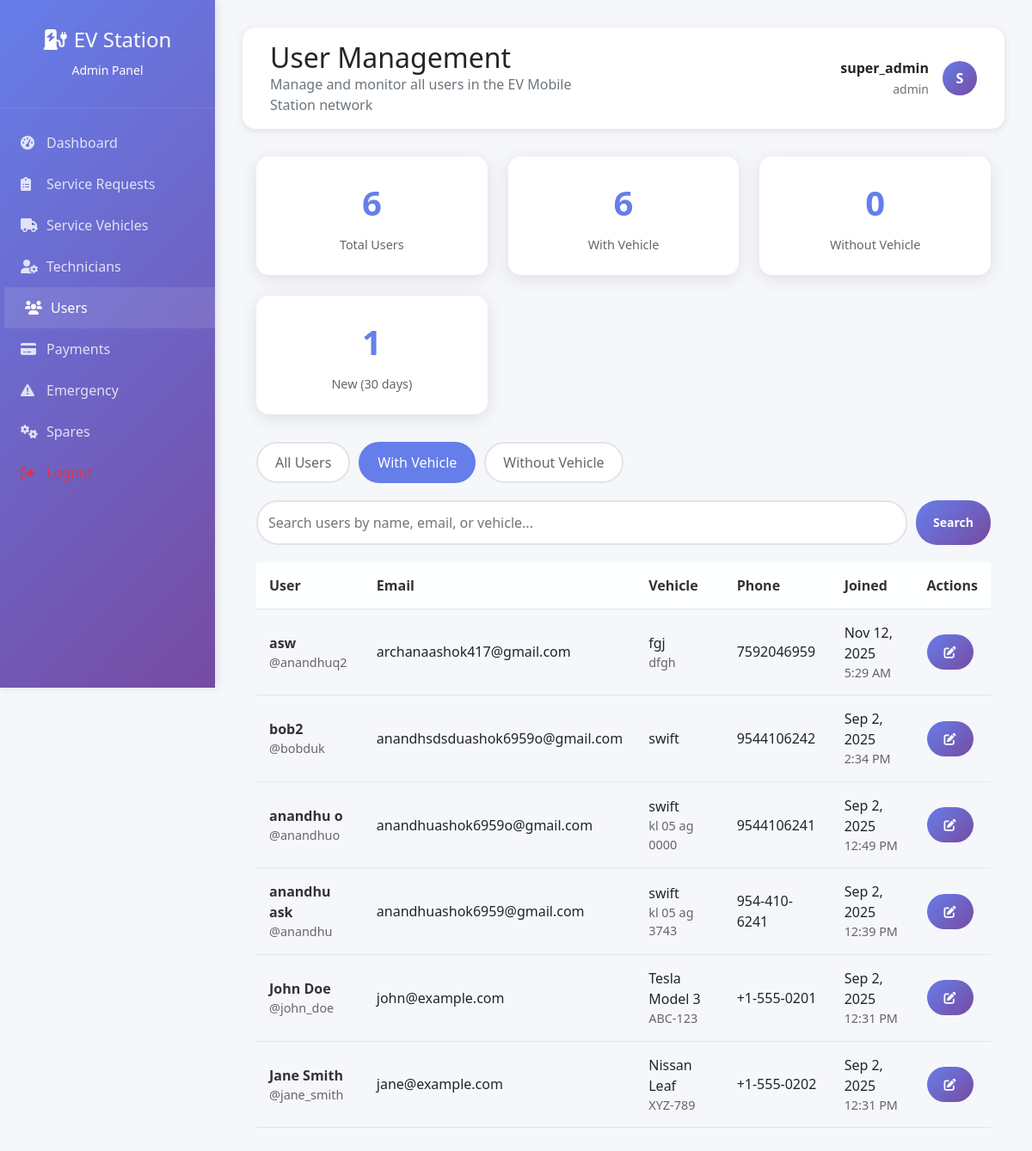
Page /admin/users.php?filter=with_vehicle (signed in) on the committed database.
### tables this page shows
CREATE TABLE `users` (
  `id` int(11) NOT NULL,
  `username` varchar(50) NOT NULL,
  `email` varchar(100) NOT NULL,
  `password` varchar(255) NOT NULL,
  `full_name` varchar(100) NOT NULL,
  `phone` varchar(20) DEFAULT NULL,
  `vehicle_model` varchar(100) DEFAULT NULL,
  `vehicle_plate` varchar(20) DEFAULT NULL,
  `created_at` timestamp NOT NULL DEFAULT current_timestamp(),
  `updated_at` timestamp NOT NULL DEFAULT current_timestamp() ON UPDATE current_timestamp()
);

### config/database.php (called while the page is built, shortened)
<?php
class Database {
    private $host = 'localhost';
    private $db_name = 'ev_mobile_station';
    private $username = 'root';
    private $password = '';
    private $conn;
    private static $instance = null;
    public static function getInstance() {
        if (self::$instance === null) {
            self::$instance = new self();
        }
        return self::$instance;
    }
    public function getConnection() {
        if ($this->conn === null) {
            try {
                $this->conn = new PDO(
                    "mysql:host=" . $this->host . ";dbname=" . $this->db_name . ";charset=utf8mb4",
                    $this->username,
                    $this->password,
                    array(
                        PDO::ATTR_ERRMODE => PDO::ERRMODE_EXCEPTION,
                        PDO::ATTR_DEFAULT_FETCH_MODE => PDO::FETCH_ASSOC,
                        PDO::MYSQL_ATTR_INIT_COMMAND => "SET NAMES utf8mb4",
                        PDO::ATTR_PERSISTENT => false,
                        PDO::ATTR_EMULATE_PREPARES => false
                    )
                );
            } catch(PDOException $exception) {
                error_log("Database connection error: " . $exception->getMessage());
                throw new Exception("Database connection failed: " . $exception->getMessage());
            }
        }
        return $this->conn;
    }
    public function executeQuery($sql, $params = []) {
        try {
            $conn = $this->getConnection();
            $stmt = $conn->prepare($sql);
            $stmt->execute($params);
            return $stmt;
        } catch (Exception $e) {
            error_log("Query execution error: " . $e->getMessage());
            throw new Exception("Query execution failed: " . $e->getMessage());
        }
    }
}
?>

### includes/functions.php (called while the page is built, shortened)
<?php
require_once __DIR__ . '/../config/database.php';
class UserManager {
    private $db;
    public function __construct() {
        $this->db = Database::getInstance();
    }
    public function getAllUsers() {
        try {
            $sql = "SELECT id, username, email, full_name, phone, vehicle_model, vehicle_plate, created_at FROM users ORDER BY created_at DESC";
            $stmt = $this->db->executeQuery($sql);
            return $stmt->fetchAll();
        } catch (Exception $e) {
            error_log("Get all users error: " . $e->getMessage());
            return [];
        }
    }
}
?>

### admin/users.php (the view, shortened to what this page needs)
<?php
require_once '../includes/functions.php';
$current_page = 'users';
$userManager = new UserManager();
$users = $userManager->getAllUsers();
$filter = $_GET['filter'] ?? 'all';
$search = $_GET['search'] ?? '';
$filtered_users = $users;
if ($filter === 'with_vehicle') {
    $filtered_users = array_filter($users, function($u) {
        return !empty($u['vehicle_model']);
    });
} elseif ($filter === 'without_vehicle') {
    $filtered_users = array_filter($users, function($u) {
        return empty($u['vehicle_model']);
    });
}
$total_users = count($users);
$users_with_vehicle = count(array_filter($users, function($u) { return !empty($u['vehicle_model']); }));
$users_without_vehicle = count(array_filter($users, function($u) { return empty($u['vehicle_model']); }));
$recent_users = count(array_filter($users, function($u) {
    return strtotime($u['created_at']) > strtotime('-30 days');
}));
?>
<!DOCTYPE html>
<html lang="en">
<head>
    <link href="https://cdn.jsdelivr.net/npm/bootstrap@5.1.3/dist/css/bootstrap.min.css" rel="stylesheet">
    <link rel="stylesheet" href="https://cdnjs.cloudflare.com/ajax/libs/font-awesome/6.0.0/css/all.min.css">
</head>
<body>
    <div class="sidebar">
        <div class="sidebar-header">
            <h4><i class="fas fa-charging-station me-2"></i>EV Station</h4>
            <small>Admin Panel</small>
        </div>
        <nav class="sidebar-nav">
            <a href="dashboard.php" class="nav-link">
                <i class="fas fa-tachometer-alt"></i>Dashboard
            </a>
            <a href="requests.php" class="nav-link">
                <i class="fas fa-clipboard-list"></i>Service Requests
            </a>
            <a href="vehicles.php" class="nav-link">
                <i class="fas fa-truck"></i>Service Vehicles
            </a>
            <a href="technicians.php" class="nav-link">
                <i class="fas fa-user-cog"></i>Technicians
            </a>
            <a href="users.php" class="nav-link <?php echo $current_page === 'users' ? 'active' : ''; ?>">
                <i class="fas fa-users"></i>Users
            </a>
            <a href="payments.php" class="nav-link">
                <i class="fas fa-credit-card"></i>Payments
            </a>
            <a href="emergency.php" class="nav-link">
                <i class="fas fa-exclamation-triangle"></i>Emergency
            </a>
            <a href="spares.php" class="nav-link"><i class="fas fa-cogs"></i>Spares</a>
            <a href="../logout.php" class="nav-link text-danger">
                <i class="fas fa-sign-out-alt"></i>Logout
            </a>
        </nav>
    </div>
    <div class="main-content">
        <div class="top-bar">
            <div class="row align-items-center">
                <div class="col-md-6">
                    <h2 class="mb-0">User Management</h2>
                    <p class="text-muted mb-0">Manage and monitor all users in the EV Mobile Station network</p>
                </div>
                <div class="col-md-6 text-end">
                    <div class="admin-info justify-content-end">
                        <div class="text-end">
                            <div class="fw-bold"><?php echo htmlspecialchars($_SESSION['admin_role'] ?? 'Admin'); ?></div>
                            <small class="text-muted"><?php echo htmlspecialchars($_SESSION['admin_username'] ?? ''); ?></small>
                        </div>
                        <div class="admin-avatar">
                            <?php echo strtoupper(substr($_SESSION['admin_full_name'] ?? 'A', 0, 1)); ?>
                        </div>
                    </div>
                </div>
            </div>
        </div>
        <div class="container">
            <div class="stats-grid">
                <div class="stat-card">
                    <div class="stat-number"><?php echo $total_users; ?></div>
                    <div class="stat-label">Total Users</div>
                </div>
                <div class="stat-card">
                    <div class="stat-number"><?php echo $users_with_vehicle; ?></div>
                    <div class="stat-label">With Vehicle</div>
                </div>
                <div class="stat-card">
                    <div class="stat-number"><?php echo $users_without_vehicle; ?></div>
                    <div class="stat-label">Without Vehicle</div>
                </div>
                <div class="stat-card">
                    <div class="stat-number"><?php echo $recent_users; ?></div>
                    <div class="stat-label">New (30 days)</div>
                </div>
            </div>
            <div class="filter-tabs">
                <a href="?filter=all" class="filter-tab <?php echo $filter === 'all' ? 'active' : ''; ?>">All Users</a>
                <a href="?filter=with_vehicle" class="filter-tab <?php echo $filter === 'with_vehicle' ? 'active' : ''; ?>">With Vehicle</a>
                <a href="?filter=without_vehicle" class="filter-tab <?php echo $filter === 'without_vehicle' ? 'active' : ''; ?>">Without Vehicle</a>
            </div>
            <div class="search-box">
                <form method="GET" style="display: flex; gap: 10px; width: 100%;">
                    <input type="text" name="search" class="search-input" placeholder="Search users by name, email, or vehicle..."
                           value="<?php echo htmlspecialchars($search); ?>">
                    <button type="submit" class="btn btn-primary">Search</button>
                </form>
            </div>
            <table class="users-table">
                <thead>
                    <tr>
                        <th>User</th>
                        <th>Email</th>
                        <th>Vehicle</th>
                        <th>Phone</th>
                        <th>Joined</th>
                        <th>Actions</th>
                    </tr>
                </thead>
                <tbody>
                    <?php foreach ($filtered_users as $user): ?>
                        <tr>
                            <td>
                                <div style="font-weight: 600; color: #333;"><?php echo htmlspecialchars($user['full_name']); ?></div>
                                <div style="font-size: 0.9rem; color: #666;">@<?php echo htmlspecialchars($user['username']); ?></div>
                            </td>
                            <td><?php echo htmlspecialchars($user['email']); ?></td>
                            <td>
                                <?php if (!empty($user['vehicle_model'])): ?>
                                    <div><?php echo htmlspecialchars($user['vehicle_model']); ?></div>
                                    <?php if (!empty($user['vehicle_plate'])): ?>
                                        <div style="font-size: 0.9rem; color: #666;"><?php echo htmlspecialchars($user['vehicle_plate']); ?></div>
                                    <?php endif; ?>
                                <?php else: ?>
                                    <span style="color: #999; font-style: italic;">No vehicle</span>
                                <?php endif; ?>
                            </td>
                            <td><?php echo htmlspecialchars($user['phone'] ?? 'N/A'); ?></td>
                            <td>
                                <div><?php echo date('M j, Y', strtotime($user['created_at'])); ?></div>
                                <div style="font-size: 0.9rem; color: #666;"><?php echo date('g:i A', strtotime($user['created_at'])); ?></div>
                            </td>
                            <td>
                                <div style="display: flex; gap: 5px;">
                                    <button class="btn btn-primary btn-sm" onclick="editUser(<?php echo $user['id']; ?>)">
                                        <i class="fas fa-edit"></i>
                                    </button>
                                </div>
                            </td>
                        </tr>
                    <?php endforeach; ?>
                </tbody>
            </table>
        </div>
    </div>
</body>
</html>

### admin/users.php (style rules this page uses)
:root { --primary-color: #667eea; --secondary-color: #764ba2; --success-color: #28a745; --warning-color: #ffc107; --danger-color: #dc3545; --info-color: #17a2b8; --dark-color: #343a40; --light-color: #f8f9fa; }
* { margin: 0; padding: 0; box-sizing: border-box; }
body { background-color: #f5f7fa; font-family: 'Segoe UI', Tahoma, Geneva, Verdana, sans-serif; }
.sidebar { background: linear-gradient(135deg, var(--primary-color) 0%, var(--secondary-color) 100%); min-height: 100vh; height: 100vh; width: 250px; position: fixed; top: 0; left: 0; overflow-y: auto; box-shadow: 2px 0 10px rgba(0,0,0,0.1); z-index: 1000; }
.sidebar-header { padding: 2rem 1rem; text-align: center; color: white; border-bottom: 1px solid rgba(255,255,255,0.1); }
.sidebar-nav { padding: 1rem 0; }
.nav-link { color: rgba(255,255,255,0.8); padding: 0.75rem 1.5rem; border-radius: 0; transition: all 0.3s ease; text-decoration: none; display: block; }
.nav-link:hover, .nav-link.active { color: white; background-color: rgba(255,255,255,0.1); transform: translateX(5px); }
.nav-link i { width: 20px; margin-right: 10px; }
.main-content { padding: 2rem; margin-left: 250px; }
.top-bar { background: white; padding: 1rem 2rem; box-shadow: 0 2px 10px rgba(0,0,0,0.1); margin-bottom: 2rem; border-radius: 15px; }
.admin-info { display: flex; align-items: center; gap: 1rem; }
.admin-avatar { width: 40px; height: 40px; border-radius: 50%; background: linear-gradient(135deg, var(--primary-color) 0%, var(--secondary-color) 100%); display: flex; align-items: center; justify-content: center; color: white; font-weight: 600; }
.container { width: 100%; max-width: none; margin: 0; padding: 0 1rem; }
.stats-grid { display: grid; grid-template-columns: repeat(auto-fit, minmax(200px, 1fr)); gap: 1.5rem; margin-bottom: 2rem; }
.stat-card { background: rgba(255, 255, 255, 0.95); backdrop-filter: blur(10px); border-radius: 15px; padding: 1.5rem; text-align: center; box-shadow: 0 4px 20px rgba(0, 0, 0, 0.1); transition: transform 0.3s ease; }
.stat-number { font-size: 2.5rem; font-weight: bold; color: #667eea; margin-bottom: 0.5rem; }
.stat-label { color: #666; font-size: 0.9rem; }
.filter-tabs { display: flex; gap: 10px; margin-bottom: 20px; flex-wrap: wrap; }
.filter-tab { padding: 10px 20px; border: 2px solid #e1e5e9; border-radius: 25px; background: white; color: #666; text-decoration: none; transition: all 0.3s ease; font-weight: 500; }
.filter-tab.active, .filter-tab:hover { background: #667eea; color: white; border-color: #667eea; }
.search-box { display: flex; gap: 10px; margin-bottom: 20px; }
.search-input { flex: 1; padding: 12px; border: 2px solid #e1e5e9; border-radius: 25px; font-size: 16px; transition: border-color 0.3s ease; }
.btn { padding: 10px 20px; border: none; border-radius: 25px; font-size: 14px; font-weight: 600; cursor: pointer; transition: all 0.3s ease; text-decoration: none; display: inline-block; text-align: center; }
.btn-primary { background: linear-gradient(135deg, #667eea, #764ba2); color: white; }
.users-table { width: 100%; border-collapse: collapse; margin-top: 20px; }
.users-table th, .users-table td { padding: 15px; text-align: left; border-bottom: 1px solid #e1e5e9; }
.users-table th { background: rgba(255, 255, 255, 0.95); font-weight: 600; color: #333; }

### rows in the picture
users: full_name "asw", username "anandhuq2", email "archanaashok417@gmail.com", vehicle_model "fgj", vehicle_plate "dfgh", phone "7592046959", created_at "Nov 12, 2025", created_at "5:29 AM"
users: full_name "bob2", username "bobduk", email "anandhsdsduashok6959o@gmail.com", vehicle_model "swift", phone "9544106242", created_at "Sep 2, 2025", created_at "2:34 PM"
users: full_name "anandhu o", username "anandhuo", email "anandhuashok6959o@gmail.com", vehicle_model "swift", vehicle_plate "kl 05 ag 0000", phone "9544106241", created_at "Sep 2, 2025", created_at "12:49 PM"
users: full_name "anandhu ask", username "anandhu", email "anandhuashok6959@gmail.com", vehicle_model "swift", vehicle_plate "kl 05 ag 3743", phone "954-410-6241", created_at "Sep 2, 2025", created_at "12:39 PM"
users: full_name "John Doe", username "john_doe", email "john@example.com", vehicle_model "Tesla Model 3", vehicle_plate "ABC-123", phone "+1-555-0201", created_at "Sep 2, 2025", created_at "12:31 PM"
users: full_name "Jane Smith", username "jane_smith", email "jane@example.com", vehicle_model "Nissan Leaf", vehicle_plate "XYZ-789", phone "+1-555-0202", created_at "Sep 2, 2025", created_at "12:31 PM"

### other values in the picture
$_SESSION['admin_role'] "super_admin"
$_SESSION['admin_username'] "admin"
substr($_SESSION['admin_full_name'] ?? 'A', 0, 1) "S"
$total_users "6"
$users_with_vehicle "6"
$users_without_vehicle "0"
$recent_users "1"
